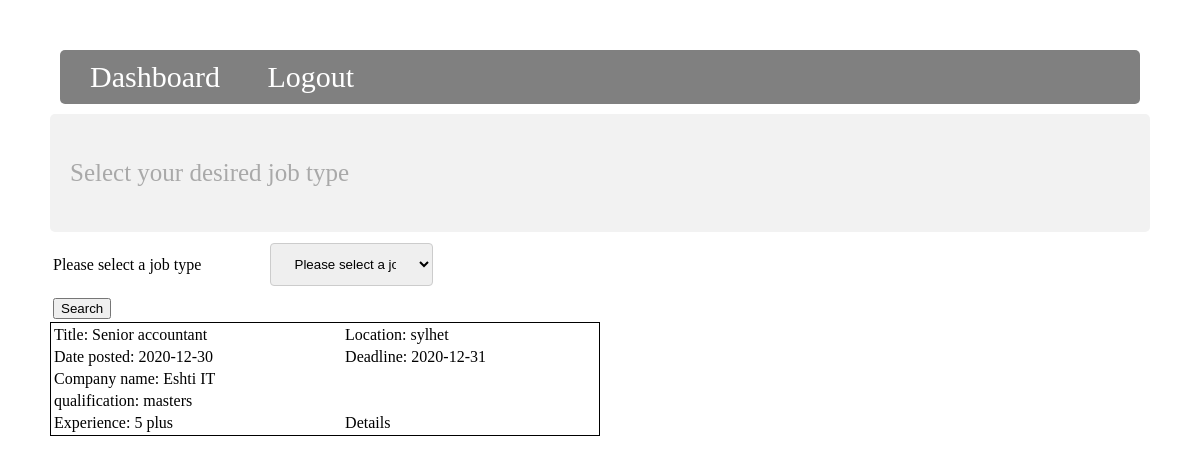
The page /search-jobs.php (signed in) on the database its author committed.
### tables this page shows
CREATE TABLE `all_jobs` (
  `id` int(99) NOT NULL,
  `company_name` varchar(99) NOT NULL,
  `category` varchar(99) NOT NULL,
  `title` varchar(99) NOT NULL,
  `description` varchar(1000) NOT NULL,
  `experience` varchar(99) NOT NULL,
  `qualification` varchar(99) NOT NULL,
  `location` varchar(99) NOT NULL,
  `posting_date` date NOT NULL,
  `deadline` date NOT NULL
);

### search-jobs.php (the view, shortened to what this page needs)
<!doctype html>
<html lang="en">
<head>
    <link rel="stylesheet" type="text/css" href="css/style.css">
</head>
<body>
<div class="menu"><a style="color: white; padding: 0px 20px;" href="seeker-dash.php">Dashboard</a>
    <a style="color: white; padding: 0px 20px;" href="logout.php">Logout</a></div>
<div class="texts"><p>Select your desired job type</p></div>
<form action="" method="post">
    <table width="50%">
        <tr>
            <td>Please select a job type</td>
            <td>
                <select name="category">
                    <option selected disabled>Please select a job category</option>
                </select>
            </td>
        </tr>
        <tr>
            <td><button type="submit" name="btn">Search</button></td>
        </tr>
    </table>
</form>
<?php
$category='';
$conn = mysqli_connect("localhost","root", "", "job");
$query = "SELECT * FROM all_jobs WHERE category='{$category}'";
$result = mysqli_query($conn,$query);
$number_of_rows=mysqli_num_rows($result);
if($number_of_rows>0){
    while($data=mysqli_fetch_assoc($result)){
        ?>
        <table style="width: 50%; border: 1px solid black ">
            <tr>
                <td>Title: <?php echo $data['title']?> </td>
                <td>Location: <?php echo $data['location']?> </td>
            </tr>
            <tr>
                <td>Date posted: <?php echo $data['posting_date']?> </td>
                <td>Deadline: <?php echo $data['deadline']?> </td>
            </tr>
            <tr>
                <td>Company name: <?php echo $data['company_name']?> </td>
                <td></td>
            </tr>
            <tr>
                <td>qualification: <?php echo $data['qualification']?> </td>
                <td></td>
            </tr>
            <tr>
                <td>Experience: <?php echo $data['experience']?></td>
                <td><a href="apply-details.php?post_id=<?php echo $data['id']?>">Details</a></td>
            </tr>
        </table><br>
        <?php
    }
}else{
    echo "There is no job is this category";
}
?>
</body>
</html>

### css/style.css (style rules this page uses)
body { margin: 50px; }
a:link { text-decoration: none; color: black; }
.menu { color: white; text-align: left; font-size: 30px; margin: 10px; padding: 10px; background-color: grey; }
.texts { font-size: 25px; color: darkgrey; }
input[type=text], select { width: 50%; padding: 12px 20px; margin: 8px 0; display: inline-block; border: 1px solid #ccc; border-radius: 4px; box-sizing: border-box; }
input[type=password], select { width: 50%; padding: 12px 20px; margin: 8px 0; display: inline-block; border: 1px solid #ccc; border-radius: 4px; box-sizing: border-box; }
div { border-radius: 5px; background-color: #f2f2f2; padding: 20px; }

### rows shown on the page
all_jobs: title "Senior accountant", location "sylhet", posting_date "2020-12-30", deadline "2020-12-31", company_name "Eshti IT", qualification "masters", experience "5 plus"
